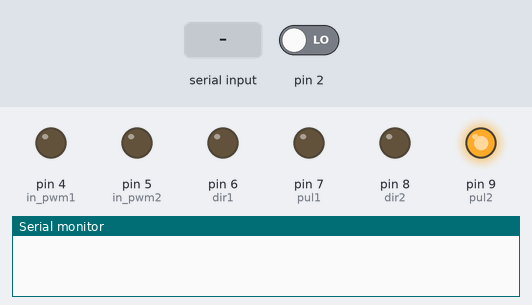
Recording of a sketch running on a simulated Arduino Mega 2560, built with avr-gcc and run on an emulated ATmega2560. On the bench: output pins drawn as LEDs (lit = HIGH), the last lines printed to the serial monitor. Inputs (shaded band) come from the test bench; at power-on: pin 2 LOW.

Above: at 1.2 s.
1.3 s: "90,45,200," received over Serial
At 2.11 s:
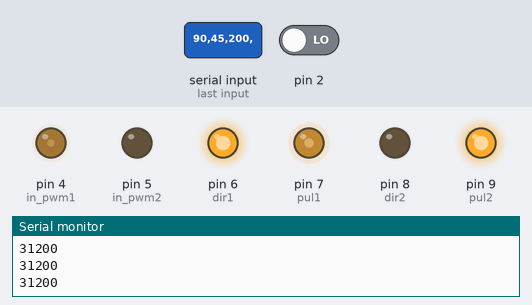
Timing chart, 0 to 10.3 s (numbered marks = the images above; inputs shaded):
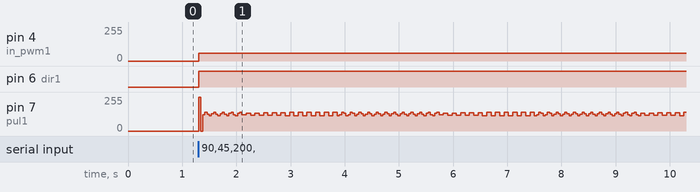

Measured:
- after the input at 1.3 s, pin 4 (in_pwm1): 0/255 → 60/255 at once; pin 6 (dir1): LOW → HIGH at once

The sketch:

code.ino
```cpp
#include <avr/interrupt.h>
#include <avr/io.h>


#define in_pwm1 4
#define in_pwm2 5

#define pul2 9
#define dir2 8

#define pul1 7
#define dir1 6

long int V2,V3, x=(3969/289);
volatile long int stepCount_1 = 0;
volatile int stepCount2=0;
volatile bool state1=false;
volatile bool state2=false;
long int vitri=0, vitrimm=0,goc_dc=0, error=0,the2=0,the3=0;
float theta[3] = {0, 0, 0};
float theta1=0,theta2=0,theta3=0;


///////////////////////////////////////////////////////////////////////
//////////////////////////////////////////////////////////////////////
void chay(){
  if(digitalRead(13)==1) {vitri--; }
  else vitri++;
}
void quay(int Speed){
  if(Speed>=60) Speed=60;
  if(Speed<=-60) Speed=-60;
  if(Speed>0){
  analogWrite(in_pwm2,0); analogWrite(in_pwm1,Speed);}
  if(Speed<0){
  analogWrite(in_pwm2,-Speed);analogWrite(in_pwm1,0);}
}

int pid(long int error, long int kp, long int ki, long int kd )
{
  long int derror,ierror;
  long int temp;
  static int errortr=0;
  derror=error-errortr;
  ierror+=error;
  if(ierror>=10) ierror=10;
  if(ierror<=-10) ierror=-10;
  errortr=error;
  temp = kp*error+ki*ierror+kd*derror;
  if(temp >=60) temp =60;
  if(temp <=-60) temp =-60;
  return temp;
}


////////////////////////////////////////////////////////////////
////////////////////////////////////////////////////////////////

void setup()
{
  Serial.begin(9600);
    attachInterrupt(0,chay,RISING);
    noInterrupts();           // disable all interrupts
  // setup_timer1();
    while (!Serial) {
    ; // wait for serial port to connect. Needed for native USB port only
  }
  interrupts();

  pinMode(pul1,OUTPUT);
  pinMode(dir1,OUTPUT);
  pinMode(pul2,OUTPUT);
  pinMode(dir2,OUTPUT);

  setup_timer2();
  setup_timer3();

}
void serialEvent() {
  String test1 = "";

  if(Serial.available() > 0){
    test1 = Serial.readStringUntil(',');// Read the1
    // Serial.println(test1);
    if(test1 != " ")
    {
      goc_dc = (float)(test1.toFloat());
      Serial.print(" the1: " );
      Serial.println(goc_dc);
    }
    test1 = Serial.readStringUntil(',');// Read the1
    if(test1 != " ")
    {
      the2=(float)(test1.toFloat());
      Serial.print(" the2: ");
      Serial.println(the2);
      setup_timer1();
    }
    test1 = Serial.readStringUntil(',');// Read the1
    if(test1 != " ")
    {
      the3=(float)(test1.toFloat());
      Serial.print(" the3: ");
      Serial.println(the3);
    }
}
}

void pid_1(){
    vitrimm=goc_dc*((2688*4)/360);
  error=vitrimm-vitri;
  quay(pid(error,7.5,0.1,0.1));
}
void step_1(){
  V2=(the2*6400*x*3)/360;
  Serial.println(V2);
  state1=!state1;
  digitalWrite(pul1,state1);
  if (the2 >0) digitalWrite(dir1,1);
  else digitalWrite(dir1,0);
  stepCount_1++;
  if (stepCount_1/2 >= abs(V2)) {
    stepCount_1 = 0;
    the2=0;
    V2=0;
    TCCR1A = 0;
    TCCR1B = 0;
    TIMSK1 = 0;
}
}
void step_2(){
  V3=(the3*3200*3)/360;
  if (the3 >0) digitalWrite(dir2,1);
  else digitalWrite(dir2,0);
  state2=!state2;
  digitalWrite(pul2,state2);
  stepCount2++;
  if (stepCount2/2 >= abs(V3)) {
    stepCount2 = 0;
    the3=0;
    V3=0;
    // Serial.println("Ngắt timer3");
    TCCR3A = 0;
    TCCR3B = 0;
    TIMSK3 = 0;
  }
}
void setup_timer1() {
    /* Reset Timer/Counter1 */
    TCCR1A = 0;
    TCCR1B = 0;
    TIMSK1 = 0;

    /* Setup Timer/Counter1 in CTC mode with prescaler = 64 */
    TCCR1B |= (1 << WGM12) | (1 << CS11) | (0<< CS10);      //     1/8
    OCR1A = 70; // Set the compare match value
    TIMSK1 |= (1 << OCIE1A);
}

void setup_timer2() {
    /* Reset Timer/Counter2 */
    TCCR2A = 0;
    TCCR2B = 0;
    TIMSK2 = 0;

    /* Setup Timer/Counter2 in CTC mode with prescaler = 64 */
    TCCR2A |= (1 << WGM21); // Choose CTC mode
    TCCR2B |=  (1 << CS21) | (1 << CS20); // prescaler = 64
    OCR2A = 70; // Set the compare match value
    TIMSK2 |= (1 << OCIE2A); // Enable Output Compare Interrupt for Timer2 channel A
}

void setup_timer3() {
    /* Reset Timer/Counter3 */
    TCCR3A = 0;
    TCCR3B = 0;
    TIMSK3 = 0;

    /* Setup Timer/Counter3 in CTC mode with prescaler = 64 */
    TCCR3B |= (1 << WGM32) | (1 << CS31) | (1 << CS30); // Corrected register name and prescaler values          1/64
    OCR3A = 400; // Set the compare match value
    TIMSK3 |= (1 << OCIE3A);
}

ISR (TIMER2_COMPA_vect)
{
  // Serial.println("timer2");
  pid_1();
}
ISR (TIMER1_COMPA_vect)
{
  // Serial.println("timer1");
  // step_1();
  V2=(the2*6400*x*3)/360;
  Serial.println(V2);
  state1=!state1;
  digitalWrite(pul1,state1);
  if (the2 >0) digitalWrite(dir1,1);
  else digitalWrite(dir1,0);
  stepCount_1++;
  if (stepCount_1/2 >= abs(V2)) {
    stepCount_1 = 0;
    the2=0;
    V2=0;
    TCCR1A = 0;
    TCCR1B = 0;
    TIMSK1 = 0;
}


}
ISR (TIMER3_COMPA_vect)
{
  // Serial.println("timer3");
  step_2();

}
void loop()
{


  // Serial.println("1");
  // Serial.println(stepCount/((6400*3)/360));
}
```
